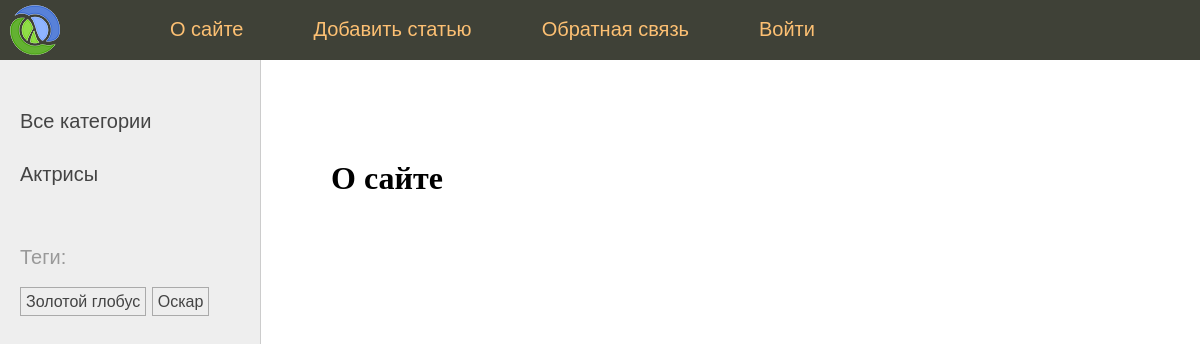
The page /about/ on the database its author committed.
### people/models.py (models this page shows, shortened)
class Categories(models.Model):
    name = models.CharField(max_length=100)
    slug = models.SlugField(max_length=255, unique=True, db_index=True)
    class Meta:
        verbose_name = "Категория"
        verbose_name_plural = "Категории"

class TagPost(models.Model):
    tag = models.CharField(max_length=100, db_index=True)
    slug = models.SlugField(max_length=255, db_index=True, unique=True)

### people/views.py (the view)
# urls.py: path('about/', about, name='about'),
def about(request):
    context = {"title": "О сайте"}
    return render(request, "people/about.html", context)

### people/templatetags/people_tags.py (called while the page is built)
@register.inclusion_tag('people/list_categories.html')
def show_categories(category_selected=0):
    categories = Categories.objects.annotate(total=Count('posts')).filter(total__gt=0)
    return {'categories': categories, 'category_selected': category_selected}

@register.inclusion_tag('people/list_tags.html')
def show_all_tags():
    return {'tags': TagPost.objects.annotate(total=Count('tags')).filter(total__gt=0)}

### people/templates/people/about.html
{% extends 'people/base.html' %}
{% block content %}
<h1>{{title}}</h1>
{% endblock %}

### people/templates/people/list_categories.html
{% for category in categories %}
    {% if category.id == category_selected %}
        <li class="selected">{{category.name}}</li>
    {% else %}
        <li><a href="{% url 'people:category' category.slug %}">{{ category.name }}</a></li>
    {% endif %}
{% endfor %}

### people/templates/people/list_tags.html
{% if tags %}
    <p>Теги:</p>
    <ul class='tags-list'>
        {% for tag in tags %}
            <li><a href="{% url "people:tag" tag.slug %}">{{ tag.tag }}</a></li>
        {% endfor %}
    </ul>
{% endif %}

### rows shown on the page
Categories: name "Актрисы"
TagPost: tag "Золотой глобус"
TagPost: tag "Оскар"

### other values the page prints
{{ title }} "О сайте"
